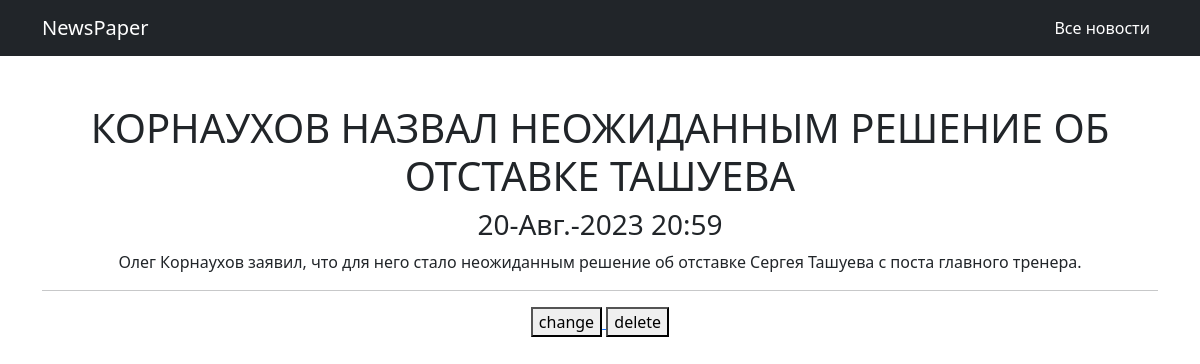
The page /1 on the database its author committed.
### news/models.py (models this page shows, shortened)
class Post(models.Model):
    NEWS = 'NW'
    ARTICLE = 'AR'
    TYPE_CHOICES = (
        (NEWS, 'Новость'),
        (ARTICLE, 'Статья')
    )
    type = models.CharField(max_length = 2, choices = TYPE_CHOICES, default = NEWS)
    timePost = models.DateTimeField(auto_now_add=True)
    title = models.CharField(max_length = 255)
    textPost = models.TextField()
    ratingPost = models.IntegerField(default=0)
    author = models.ForeignKey(Author, on_delete=models.CASCADE)
    category = models.ManyToManyField(Category, through='PostCategory')

### news/views.py (the view)
# urls.py: path('<int:pk>', PostDetail.as_view(), name='new_s'),
class PostDetail(DetailView):
    model = Post
    template_name = 'details_news.html'
    context_object_name = 'new_s'
    queryset = Post.objects.filter(type='NW')

### news/templatetags/custom_filters.py (called while the page is built)
@register.filter(name='censor')
def censor(text):
    forbidden_vocabulary = ['nba']
    for i in forbidden_vocabulary:
        text = text.replace(i, '<abn>')
        text = text.replace(i.upper(), '<abn>')
    return text

### templates/details_news.html (shortened to what this page needs)
{% extends 'default.html' %}
{% load custom_filters %}
{% block content %}
<h1>{{ new_s.title|censor }}</h1>
<h3>{{ new_s.timePost|date:'d-N-Y H:i' }}</h3>
<p>{{ new_s.textPost|censor }}</p>
<hr>
<a href="{% url 'post_update' new_s.id %}">
    <button>change</button>
</a>
<a href="{% url 'post_delete' new_s.id %}">
    <button>delete</button>
</a>
{% endblock content %}

### templates/default.html (shortened to what this page needs)
{% load static %}
<!DOCTYPE html>
<html lang="ru">
<head>
    <link href="{% static 'css/styles.css' %}" rel="stylesheet" />
</head>
<body>
    <nav class="navbar navbar-expand-lg navbar-dark bg-dark">
        <div class="container">
            <a class="navbar-brand" href="#">NewsPaper</a>
            <div class="collapse navbar-collapse" id="navbarSupportedContent">
                <ul class="navbar-nav ms-auto mb-2 mb-lg-0">
                    <li class="nav-item"><a class="nav-link active" href="/news">Все новости</a></li>
                </ul>
            </div>
        </div>
    </nav>
    <div class="container">
        <div class="text-center mt-5">
            {% block content %}
            {% endblock content %}
        </div>
    </div>
</body>
</html>

### rows shown on the page
Post: title|censor "КОРНАУХОВ НАЗВАЛ НЕОЖИДАННЫМ РЕШЕНИЕ ОБ ОТСТАВКЕ ТАШУЕВА", timePost "20-Авг.-2023 20:59", textPost|censor "Олег Корнаухов заявил, что для него стало неожиданным решение об отставке Сергея Ташуева с поста главного тренера."
